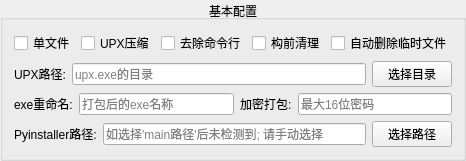
      <widget class="QGroupBox" name="groupBox_basis_config">
       <property name="title">
        <string>基本配置</string>
       </property>
       <property name="alignment">
        <set>Qt::AlignCenter</set>
       </property>
       <property name="flat">
        <bool>false</bool>
       </property>
       <property name="checkable">
        <bool>false</bool>
       </property>
       <layout class="QVBoxLayout" name="verticalLayout">
        <item>
         <layout class="QHBoxLayout" name="horizontalLayout_17">
          <item>
           <widget class="QCheckBox" name="checkBox_single_file">
            <property name="text">
             <string>单文件</string>
            </property>
           </widget>
          </item>
          <item>
           <widget class="QCheckBox" name="checkBox_UPX">
            <property name="text">
             <string>UPX压缩</string>
            </property>
           </widget>
          </item>
          <item>
           <widget class="QCheckBox" name="checkBox_del_cmd">
            <property name="text">
             <string>去除命令行</string>
            </property>
           </widget>
          </item>
          <item>
           <widget class="QCheckBox" name="checkBox_clear">
            <property name="text">
             <string>构前清理</string>
            </property>
           </widget>
          </item>
          <item>
           <widget class="QCheckBox" name="checkBox_del_temp">
            <property name="text">
             <string>自动删除临时文件</string>
            </property>
           </widget>
          </item>
         </layout>
        </item>
        <item>
         <layout class="QHBoxLayout" name="horizontalLayout_4">
          <item>
           <widget class="QLabel" name="label_5">
            <property name="text">
             <string>UPX路径:</string>
            </property>
           </widget>
          </item>
          <item>
           <widget class="QLineEdit" name="lineEdit_path_UPX">
            <property name="readOnly">
             <bool>false</bool>
            </property>
            <property name="placeholderText">
             <string>upx.exe的目录</string>
            </property>
           </widget>
          </item>
          <item>
           <widget class="QPushButton" name="btn_select_path_UPX">
            <property name="text">
             <string>选择目录</string>
            </property>
           </widget>
          </item>
         </layout>
        </item>
        <item>
         <layout class="QHBoxLayout" name="horizontalLayout_6">
          <item>
           <widget class="QLabel" name="label_7">
            <property name="text">
             <string>exe重命名:</string>
            </property>
           </widget>
          </item>
          <item>
           <widget class="QLineEdit" name="lineEdit_exe_name">
            <property name="placeholderText">
             <string>打包后的exe名称</string>
            </property>
           </widget>
          </item>
          <item>
           <widget class="QLabel" name="label_6">
            <property name="text">
             <string>加密打包:</string>
            </property>
           </widget>
          </item>
          <item>
           <widget class="QLineEdit" name="lineEdit_pwd">
            <property name="placeholderText">
             <string>最大16位密码</string>
            </property>
           </widget>
          </item>
         </layout>
        </item>
        <item>
         <layout class="QHBoxLayout" name="horizontalLayout_7">
          <item>
           <widget class="QLabel" name="label_8">
            <property name="text">
             <string>Pyinstaller路径:</string>
            </property>
           </widget>
          </item>
          <item>
           <widget class="QLineEdit" name="lineEdit_path_pyinstaller">
            <property name="readOnly">
             <bool>false</bool>
            </property>
            <property name="placeholderText">
             <string>如选择'main路径'后未检测到; 请手动选择</string>
            </property>
           </widget>
          </item>
          <item>
           <widget class="QPushButton" name="btn_select_path_pyinstaller">
            <property name="text">
             <string>选择路径</string>
            </property>
           </widget>
          </item>
         </layout>
        </item>
       </layout>
      </widget>
